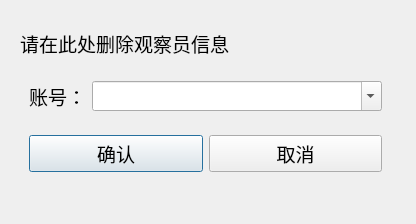
<?xml version="1.0" encoding="UTF-8"?>
<ui version="4.0">
 <class>DeleteUserDialog</class>
 <widget class="QDialog" name="DeleteUserDialog">
  <property name="geometry">
   <rect>
    <x>0</x>
    <y>0</y>
    <width>416</width>
    <height>224</height>
   </rect>
  </property>
  <property name="font">
   <font>
    <family>Times New Roman</family>
    <pointsize>14</pointsize>
   </font>
  </property>
  <property name="windowTitle">
   <string>Dialog</string>
  </property>
  <widget class="QWidget" name="widget_3" native="true">
   <property name="geometry">
    <rect>
     <x>240</x>
     <y>60</y>
     <width>120</width>
     <height>41</height>
    </rect>
   </property>
  </widget>
  <widget class="QWidget" name="layoutWidget">
   <property name="geometry">
    <rect>
     <x>20</x>
     <y>20</y>
     <width>371</width>
     <height>161</height>
    </rect>
   </property>
   <layout class="QVBoxLayout" name="verticalLayout">
    <item>
     <widget class="QLabel" name="label">
      <property name="text">
       <string>请在此处删除观察员信息</string>
      </property>
     </widget>
    </item>
    <item>
     <widget class="QWidget" name="widget" native="true">
      <layout class="QHBoxLayout" name="horizontalLayout">
       <item>
        <widget class="QLabel" name="label_3">
         <property name="enabled">
          <bool>true</bool>
         </property>
         <property name="autoFillBackground">
          <bool>false</bool>
         </property>
         <property name="text">
          <string>账号：</string>
         </property>
         <property name="textFormat">
          <enum>Qt::PlainText</enum>
         </property>
         <property name="scaledContents">
          <bool>false</bool>
         </property>
        </widget>
       </item>
       <item>
        <widget class="QComboBox" name="comboBox">
         <property name="sizePolicy">
          <sizepolicy hsizetype="Expanding" vsizetype="Fixed">
           <horstretch>0</horstretch>
           <verstretch>0</verstretch>
          </sizepolicy>
         </property>
         <property name="editable">
          <bool>true</bool>
         </property>
        </widget>
       </item>
      </layout>
     </widget>
    </item>
    <item>
     <widget class="QWidget" name="widget_2" native="true">
      <layout class="QHBoxLayout" name="horizontalLayout_2">
       <item>
        <widget class="QPushButton" name="btn1">
         <property name="text">
          <string>确认</string>
         </property>
         <property name="icon">
          <iconset resource="../icons.qrc">
           <normaloff>:/icons/ok_round.png</normaloff>:/icons/ok_round.png</iconset>
         </property>
         <property name="iconSize">
          <size>
           <width>20</width>
           <height>20</height>
          </size>
         </property>
        </widget>
       </item>
       <item>
        <widget class="QPushButton" name="btn2">
         <property name="text">
          <string>取消</string>
         </property>
         <property name="icon">
          <iconset resource="../icons.qrc">
           <normaloff>:/icons/cancel_round.png</normaloff>:/icons/cancel_round.png</iconset>
         </property>
         <property name="iconSize">
          <size>
           <width>20</width>
           <height>20</height>
          </size>
         </property>
        </widget>
       </item>
      </layout>
     </widget>
    </item>
   </layout>
  </widget>
 </widget>
 <tabstops>
  <tabstop>comboBox</tabstop>
  <tabstop>btn1</tabstop>
  <tabstop>btn2</tabstop>
 </tabstops>
 <resources>
  <include location="../icons.qrc"/>
 </resources>
 <connections/>
</ui>
